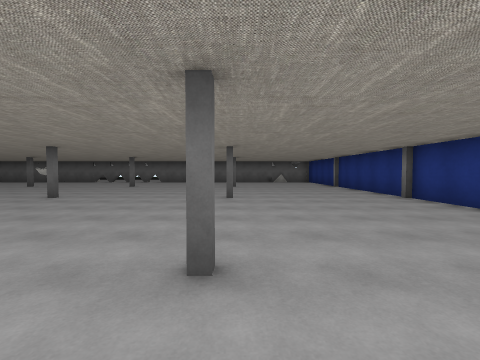
View 1 (above)

16 first-person views from a walk through a Unity game level. The camera is 1.4 m above the floor, tilts 2° down and sees 90° across. The floor is counted in squares, 2.09 m on a side. Each view is taken from the middle of a square. On the plan, view 1 faces up. The plan holds only what a view shows up to about 9 squares ahead; the rest is blank. The place goes on beyond the plan. The player is left out. Some animated figures are left out. Some surface patterns are stand-ins.

View 2
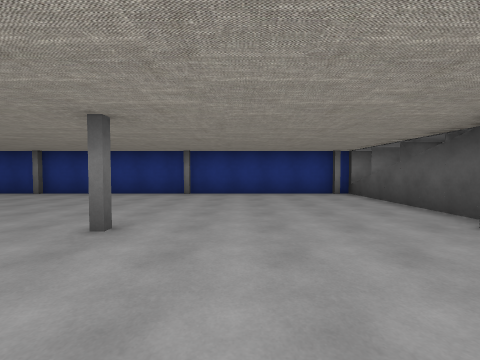

View 3
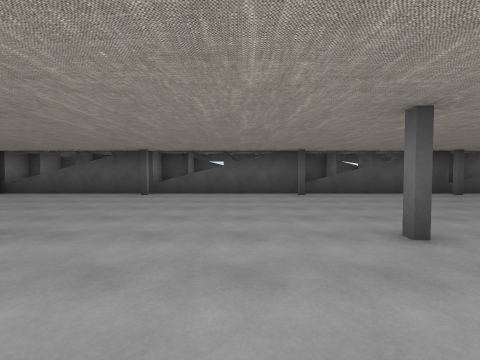

View 4
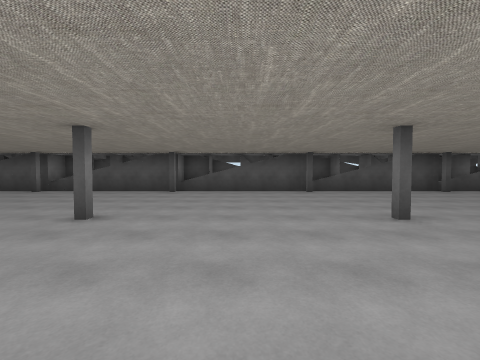

View 5
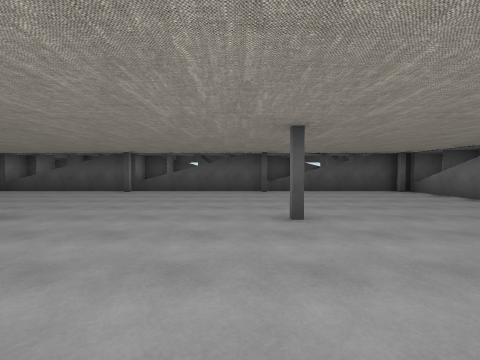

View 6
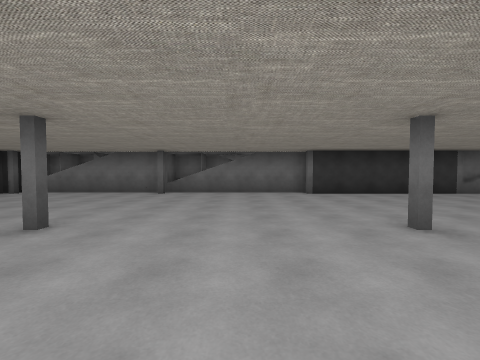

View 7
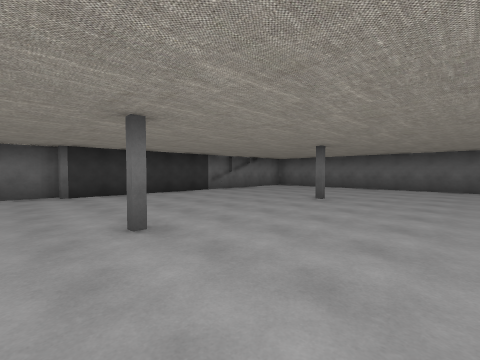

View 8
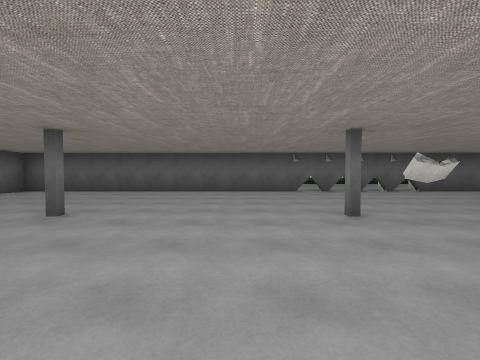

View 9
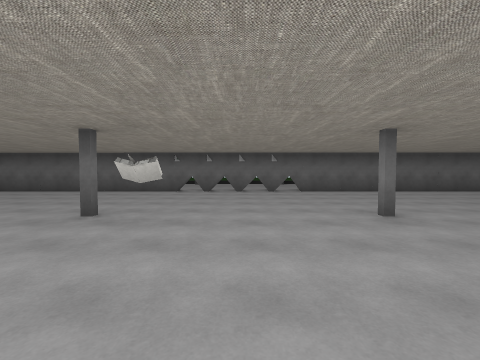

View 10
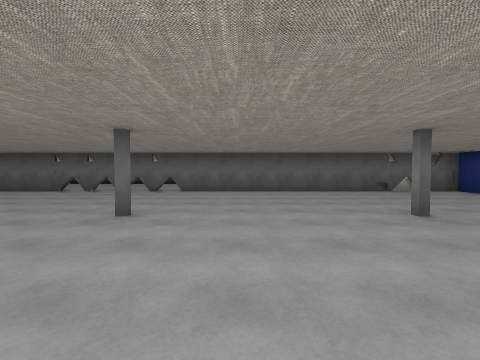

View 11
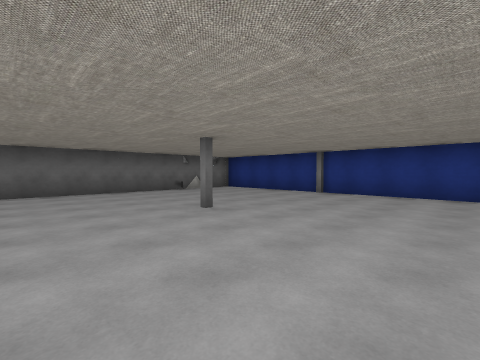

View 12
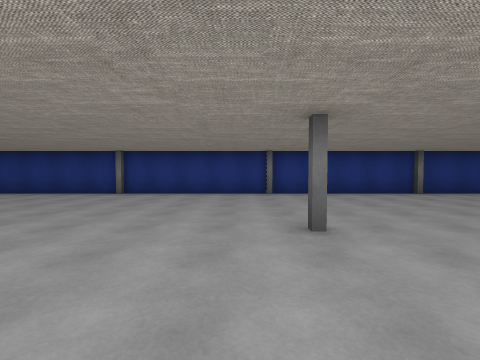

View 13
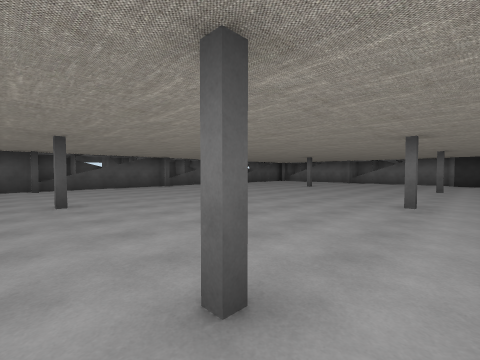

View 14
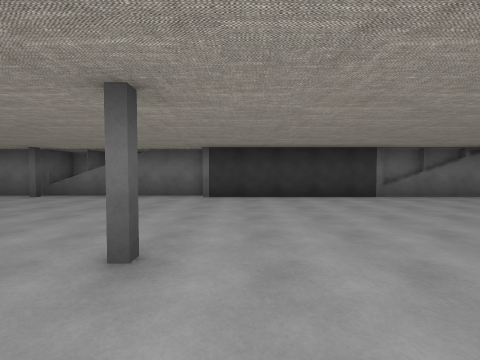

View 15
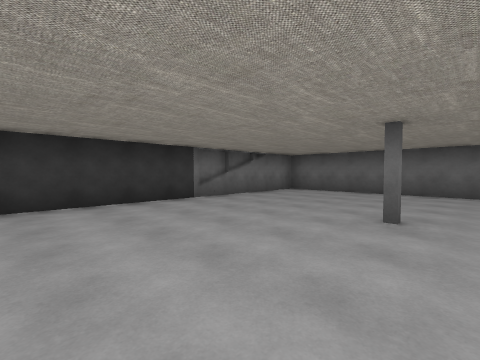

View 16
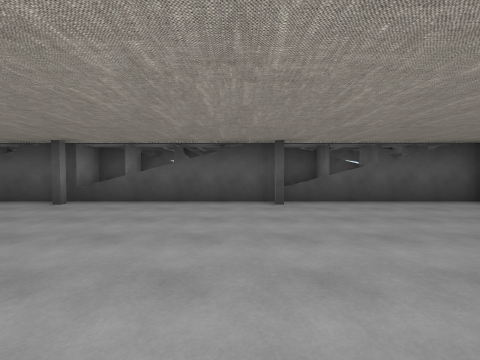

### Floor plan
Key: @ floor where view 1 was taken; # wall or solid block; . floor; = window, fence, low wall or low ledge; ^ raised ledge; O other object.
Columns run from 19 left of view 1 to 5 right of it. Each row starts with its distance up from view 1.
 15  ########################
 14 =.......................#
 13 =.......................#
 12 #.......................#
 11 =....#....#...#....#....#
 10 =..........O............#
  9 =.......................#
  8 =.......................#
  7 #.......................#
  6 #....#....#...#....#....#
  5 #.......................#
  4 #.......................#
  3 #.......................#
  2 ^....#....#...#....#....#
  1 #.......................#
  0 #..................@....#
 -1 #.......................#
 -2 ^.......................#
 -3 #....#....#...#....#...##
 -4  ####^####^###^####^###^

Where each view was taken, in squares from view 1:
view 1: 0 up, 0 right, facing up
view 2: 0 up, 3 left, facing right
view 3: 4 up, 3 left, facing down
view 4: 5 up, 7 left, facing down
view 5: 5 up, 13 left, facing down
view 6: 4 up, 11 left, facing left
view 7: 5 up, 11 left, facing up-left
view 8: 7 up, 11 left, facing up
view 9: 7 up, 7 left, facing up
view 10: 7 up, 3 left, facing up
view 11: 7 up, 3 left, facing up-right
view 12: 7 up, 3 left, facing right
view 13: 7 up, 4 left, facing down-left
view 14: 7 up, 12 left, facing left
view 15: 7 up, 13 left, facing up-left
view 16: 2 up, 13 left, facing down
